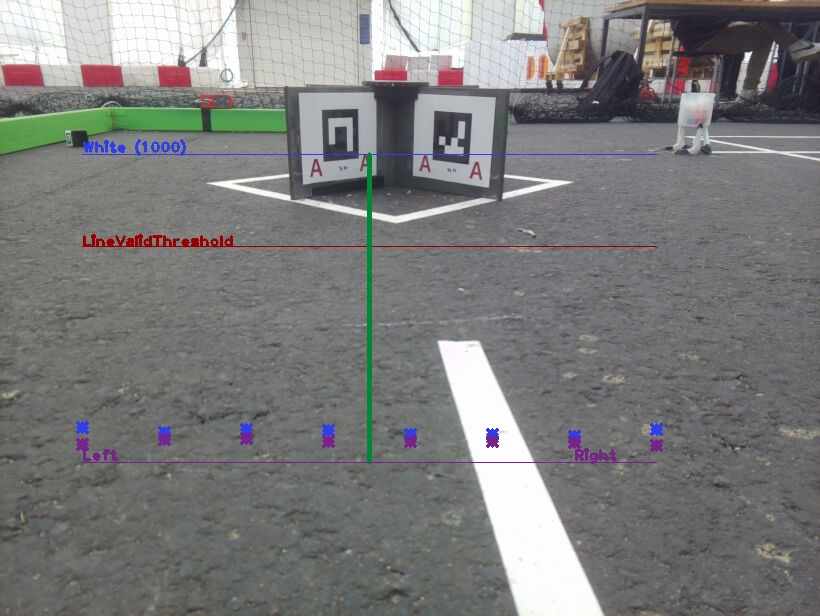
#> input picture robobot/mqtt_python/image_2026_Apr_10_164059_004.jpg, 820 x 616 px; its folder holds only this picture in this run
$ python -i aruco.py   (imports and definitions only)
#> lines starting #> are read from the running program, lines starting #| are printed output that depends on the picture; after the words box and inside, x2 and y2 are one past the last pixel; in counts of white or black regions, pixels touching at a corner belong together

import numpy as np
import cv2 as cv
import os
import urllib.request
import json
import time

MARKER_DB = {
    # Static markers
    10: {'type': 'static', 'size': 0.1, 'x': 124.0, 'y': -177.0, 'z': 117.0, 'yaw': np.radians(135)},
    11: {'type': 'static', 'size': 0.1, 'x': 124.0, 'y': 117.0, 'z': 117.0, 'yaw': np.radians(45)},
    12: {'type': 'static', 'size': 0.1, 'x': 117.0, 'y': 124.0, 'z': 117.0, 'yaw': np.radians(-135)},
    13: {'type': 'static', 'size': 0.1, 'x': -117.0, 'y': 124.0, 'z': 117.0, 'yaw': np.radians(135)},
    14: {'type': 'static', 'size': 0.1, 'x': -124.0, 'y': 117.0, 'z': 117.0, 'yaw': np.radians(-45)},
    15: {'type': 'static', 'size': 0.1, 'x': -124.0, 'y': -117.0, 'z': 117.0, 'yaw': np.radians(-135)},
    16: {'type': 'static', 'size': 0.1, 'x': -117.0, 'y': -124.0, 'z': 117.0, 'yaw': np.radians(45)},
    17: {'type': 'static', 'size': 0.1, 'x': 117.0, 'y': -124.0, 'z': 117.0, 'yaw': np.radians(-45)},
    # Cubes
    20: {'type': 'cube', 'size': 0.035, 'cube_size': 60.0},
    53: {'type': 'cube', 'size': 0.035, 'cube_size': 60.0},
    # Carriage
    5: {'type': 'carriage', 'size': 0.035}
}

class ArucoProcessor:
    def __init__(self):
        self.mtx, self.dist = self._load_calibration()
        self.R_cam2rob, self.T_cam2rob = self._get_extrinsic_matrix()

        self.aruco_dict = cv.aruco.getPredefinedDictionary(cv.aruco.DICT_4X4_250)
        if hasattr(cv.aruco, 'DetectorParameters_create'):
            self.aruco_params = cv.aruco.DetectorParameters_create()
        else:
            self.aruco_params = cv.aruco.DetectorParameters()

    def _load_calibration(self):
        calib_dir = os.path.dirname(os.path.abspath(__file__))
        calib_file = os.path.join(calib_dir, "calibration_checkerboard.npz")
        fallback_file = os.path.join(calib_dir, "calibration_data.npz")

        mtx, dist = None, None
        if os.path.exists(calib_file):
            with np.load(calib_file) as X:
#> (reads robobot/mqtt_python/calibration_checkerboard.npz from the repository)
                mtx, dist = [X[i] for i in ('mtx', 'dist')]
        elif os.path.exists(fallback_file):
            with np.load(fallback_file) as X:
                mtx, dist = [X[i] for i in ('mtx', 'dist')]
        return mtx, dist

    def _get_extrinsic_matrix(self):
        theta = np.radians(20.09)
        phi = np.radians(1.4)
        cam_z_offset = 236.9
        cam_y_offset = 20.0

        R_yaw = np.array([
            [np.cos(phi), 0, np.sin(phi)],
            [0, 1, 0],
            [-np.sin(phi), 0, np.cos(phi)]
        ])

        R_pitch_base = np.array([
            [1, 0, 0],
            [0, -np.sin(theta), np.cos(theta)],
            [0, -np.cos(theta), -np.sin(theta)]
        ])

        R_cam2rob = R_pitch_base @ R_yaw
        T_cam2rob = np.array([[0.0], [cam_y_offset], [cam_z_offset]])
        return R_cam2rob, T_cam2rob

    def _get_obj_points(self, size):
        return np.array([
            [-size/2,  size/2, 0],
            [ size/2,  size/2, 0],
            [ size/2, -size/2, 0],
            [-size/2, -size/2, 0]
        ], dtype=np.float32)

    def process_image(self, frame, valid_ids=None):
        if self.mtx is None or self.dist is None:
            return frame, {"markers": [], "cube_center": None, "estimates": []}

        # Convert RGB to BGR for OpenCV drawing correctly
        frame_bgr = cv.cvtColor(frame, cv.COLOR_RGB2BGR)
#> frame_bgr is the input picture: shape (616, 820, 3); mean B, G, R 124.2, 124.5, 124.5
        gray = cv.cvtColor(frame_bgr, cv.COLOR_BGR2GRAY)
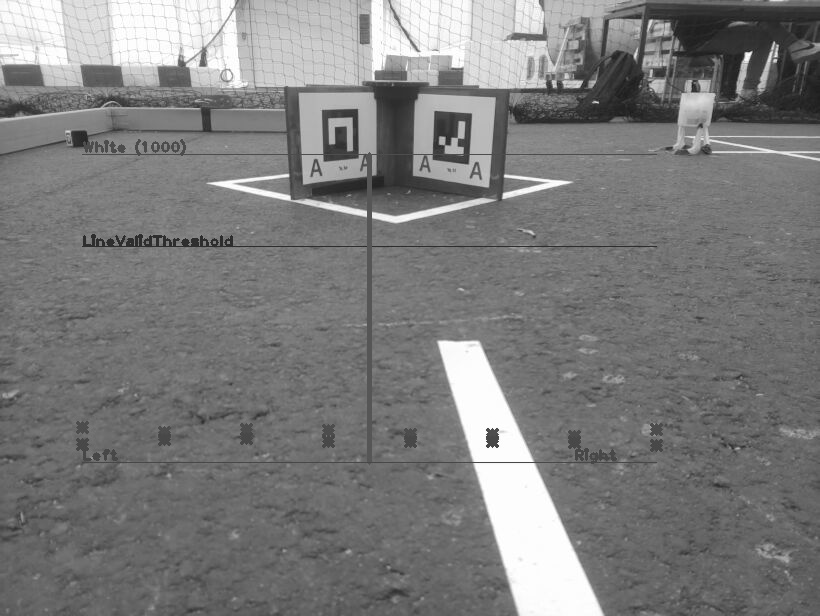
#> gray: shape (616, 820); min 25, max 255, mean 124.4
        try:
            detector = cv.aruco.ArucoDetector(self.aruco_dict, self.aruco_params)
            corners, ids, _ = detector.detectMarkers(gray)
#> corners = ([[436, 111], [470, 115], [466, 163], [433, 158]],); ids = [11]
        except AttributeError:
            corners, ids, _ = cv.aruco.detectMarkers(gray, self.aruco_dict, parameters=self.aruco_params)

        current_data = [] # marker objects
        cube_centers_data = []
        estimates = [] # position estimates

        if ids is not None:
            cv.aruco.drawDetectedMarkers(frame_bgr, corners, ids)
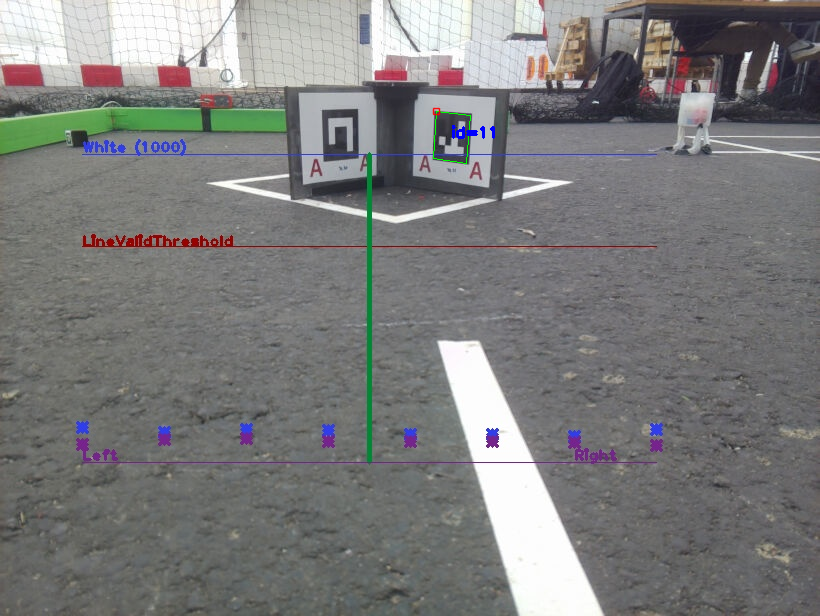
#> frame_bgr: shape (616, 820, 3); 0.1% of pixels changed, all inside (x1, y1, x2, y2) = (432, 107, 495, 164)
            for i in range(len(ids)):
                marker_id = int(ids[i][0])
                if marker_id not in MARKER_DB:
                    continue

                marker_info = MARKER_DB[marker_id]
                size = marker_info['size']
                m_type = marker_info['type']
                obj_pts = self._get_obj_points(size)

                marker_corners = corners[i][0]
                ret, rvec, tvec = cv.solvePnP(obj_pts, marker_corners, self.mtx, self.dist)
                if ret:
                    cv.drawFrameAxes(frame_bgr, self.mtx, self.dist, rvec, tvec, size)

                    tvec_mm = tvec * 1000.0
                    R_marker, _ = cv.Rodrigues(rvec)
                    marker_rob = (self.R_cam2rob @ tvec_mm) + self.T_cam2rob
                    x_rob, y_rob, z_rob = marker_rob.flatten()

                    marker_obj = {
                        "id": marker_id,
                        "type": m_type,
                        "x": round(float(x_rob), 1),
                        "y": round(float(y_rob), 1),
                        "z": round(float(z_rob), 1)
                    }
                    current_data.append(marker_obj)

                    if m_type == 'cube':
                        cs = marker_info['cube_size']
                        offset_marker_frame = np.array([[0.0], [0.0], [-cs/2.0]])
                        cube_center_cam_mm = tvec_mm + (R_marker @ offset_marker_frame)
                        cube_rob = (self.R_cam2rob @ cube_center_cam_mm) + self.T_cam2rob
                        cx_rob, cy_rob, cz_rob = cube_rob.flatten()
                        marker_obj["cube_cx"] = round(float(cx_rob), 1)
                        marker_obj["cube_cy"] = round(float(cy_rob), 1)
                        marker_obj["cube_cz"] = round(float(cz_rob), 1)
                        cube_centers_data.append([cx_rob, cy_rob, cz_rob])

                    elif m_type == 'static':
                        # 1. Marker in Robot frame
                        R_rob2marker = self.R_cam2rob @ R_marker
                        T_rob2marker = marker_rob # which is self.R_cam2rob @ tvec_mm + self.T_cam2rob

                        # Marker relative Euler orientation (in Robot frame) using numpy
                        sy = np.sqrt(R_rob2marker[0,0] * R_rob2marker[0,0] +  R_rob2marker[1,0] * R_rob2marker[1,0])
                        singular = sy < 1e-6
                        if not singular:
                            m_roll = np.arctan2(R_rob2marker[2,1], R_rob2marker[2,2])
                            m_pitch = np.arctan2(-R_rob2marker[2,0], sy)
                            m_yaw = np.arctan2(R_rob2marker[1,0], R_rob2marker[0,0])
                        else:
                            m_roll = np.arctan2(-R_rob2marker[1,2], R_rob2marker[1,1])
                            m_pitch = np.arctan2(-R_rob2marker[2,0], sy)
                            m_yaw = 0

                        marker_obj["yaw"] = round(float(m_yaw), 2)
                        marker_obj["pitch"] = round(float(m_pitch), 2)
                        marker_obj["roll"] = round(float(m_roll), 2)

                        # Compute robot position in world
                        world_x, world_y, world_z, world_yaw = marker_info['x'], marker_info['y'], marker_info['z'], marker_info['yaw']
                        T_world2marker = np.array([[world_x], [world_y], [world_z]])

                        # Build rotation matrix of marker in world frame
                        # Base marker at origin: Z out, X right, Y down.
                        # "movement applied is a certain angle in yaw, then roll of +90 for all of them"

                        # Roll of +90 around X axis
                        R_roll = np.array([
                            [1, 0,  0],
                            [0, 0, -1],
                            [0, 1,  0]
                        ])

                        # Yaw around Z axis
                        R_yaw = np.array([
                            [np.cos(world_yaw), -np.sin(world_yaw), 0],
                            [np.sin(world_yaw),  np.cos(world_yaw), 0],
                            [ 0,                 0,                 1]
                        ])

                        # Intrinsic rotation: Apply Yaw, then Roll (+90)
                        R_world2marker = R_yaw @ R_roll

                        # [5 lines of commented-out code are left out]

                        R_world2rob = R_world2marker @ R_rob2marker.T
                        T_world2rob = T_world2marker - (R_world2rob @ T_rob2marker)

                        robot_x_est = T_world2rob[0, 0]
                        robot_y_est = T_world2rob[1, 0]
                        robot_z_est = T_world2rob[2, 0]

                        sy = np.sqrt(R_world2rob[0,0] * R_world2rob[0,0] +  R_world2rob[1,0] * R_world2rob[1,0])
                        singular = sy < 1e-6
                        if not singular:
                            robot_roll_est = np.arctan2(R_world2rob[2,1], R_world2rob[2,2])
                            robot_pitch_est = np.arctan2(-R_world2rob[2,0], sy)
                            robot_yaw_est = np.arctan2(R_world2rob[1,0], R_world2rob[0,0])
                        else:
                            robot_roll_est = np.arctan2(-R_world2rob[1,2], R_world2rob[1,1])
                            robot_pitch_est = np.arctan2(-R_world2rob[2,0], sy)
                            robot_yaw_est = 0

                        # Optionnaly : set z, pitch and roll to zero for a more stable 2D pose estimation, as the robot is mostly on a plane and we care less about those angles
                        robot_z_est = 0
                        robot_pitch_est = 0
                        robot_roll_est = 0

                        estimates.append({
                            "marker_id": marker_id,
                            "robot_x": round(float(robot_x_est), 1),
                            "robot_y": round(float(robot_y_est), 1),
                            "robot_z": round(float(robot_z_est), 1),
                            "robot_roll": float(robot_roll_est),
                            "robot_pitch": float(robot_pitch_est),
                            "robot_yaw": float(robot_yaw_est)
                        })
#> this loop made 1 pass
#> (marker_id, size, m_type, marker_corners, ret, rvec, tvec, tvec_mm) on pass 1: (11, 0.1, 'static', [[436, 111], [470, 115], [466, 163], [433, 158]], True, [-2.59, -0.263, 1.09], [0.105, -0.404, 1.43], [104.5, -404.4, 1426.9])
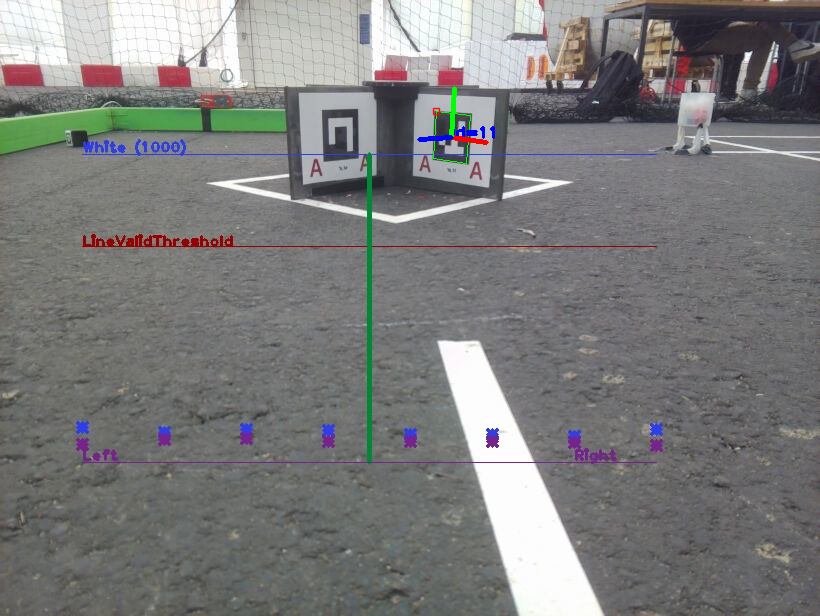
#> frame_bgr: shape (616, 820, 3); 0.11% of pixels changed, all inside (x1, y1, x2, y2) = (417, 86, 489, 145)
#> after the loop, cube_centers_data = []; current_data = 1 item; estimates = 1 item

        avg_cube_data = None
        if len(cube_centers_data) > 0:
            avg_c = np.mean(cube_centers_data, axis=0)
            avg_cube_data = {"x": round(float(avg_c[0]), 1), "y": round(float(avg_c[1]), 1), "z": round(float(avg_c[2]), 1)}

        aruco_data = {
            "markers": current_data,
            "cube_center": avg_cube_data,
            "estimates": estimates
        }

        frame_res = cv.cvtColor(frame_bgr, cv.COLOR_BGR2RGB)
        return frame_res, aruco_data

class ArucoClient:
    def __init__(self, host="127.0.0.1", port=7123):
        self.base_url = f"http://{host}:{port}"

    def set_enabled(self, state=True):
        val = 1 if state else 0
        try:
            req = urllib.request.Request(f"{self.base_url}/api/aruco/set?enabled={val}")
            with urllib.request.urlopen(req) as response:
                return json.loads(response.read())
        except Exception as e:
            print(f"% ArucoClient Set Error: {e}")
            return None

    def get_data(self):
        try:
            req = urllib.request.Request(f"{self.base_url}/api/aruco/data")
            with urllib.request.urlopen(req) as response:
                data = json.loads(response.read())
                if data.get("enabled"):
                    return data
                return None
        except Exception as e:
            return None

processor = None
def get_processor():
    global processor
    if processor is None:
        processor = ArucoProcessor()
    return processor

client = None
def get_client():
    global client
    if client is None:
        client = ArucoClient()
    return client

>>> import cv2
>>> picture = cv2.cvtColor(cv2.imread('image_2026_Apr_10_164059_004.jpg'), cv2.COLOR_BGR2RGB)
>>> result = ArucoProcessor().process_image(picture)
